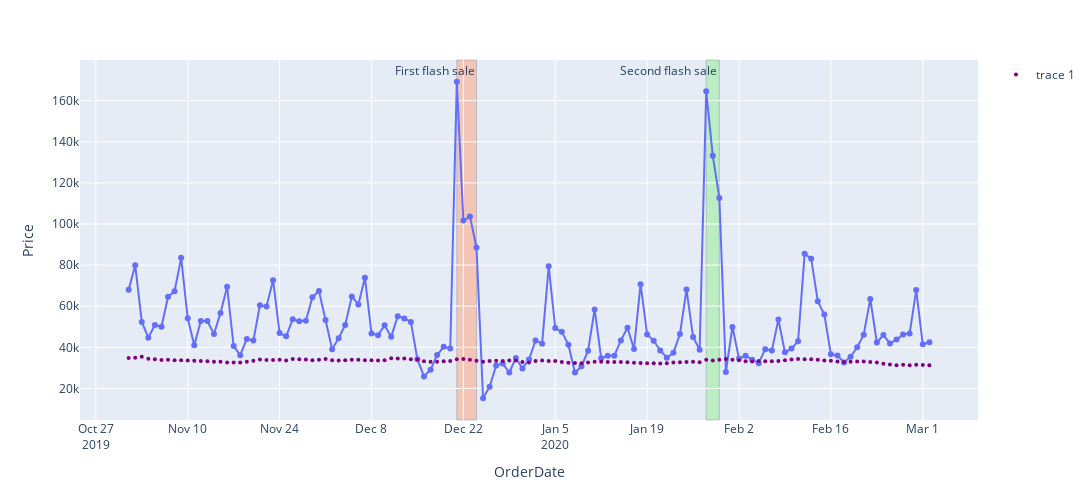

Write notebook code for a chart like this one.
### Code cell
# Plotting the revenue generated and players logged in for a whole time for each day and marked the flash sales in colors. 
day = pd.DataFrame(dict_day_count_pid.items())
day[0] =  pd.to_datetime(day[0], format='%Y-%m-%d')
fig = ps.line(Orders_monthly, x='OrderDate', y='Price',
    width=1200,
    height=500)
fig.update_traces(mode='markers + lines')
fig.add_scatter(x=day[0], y=day[1], mode = 'markers',marker=dict(size=4, color="Purple"))

fig.add_vrect(
    x0="2019-12-21", x1="2019-12-24",annotation_text="First flash sale",
    fillcolor="LightSalmon", opacity=0.5,
    layer="below", line_width=0.5,
)
fig.add_vrect(
    x0="2020-01-28", x1="2020-01-30",annotation_text="Second flash sale",
    fillcolor="LightGreen", opacity=0.5,
    layer="below", line_width=0.5,)
fig.show()
